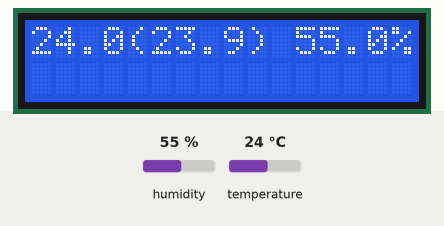
Bench run of a sketch on a simulated Arduino Uno, built with avr-gcc and run on an emulated ATmega328P. Shown: 16×2 character LCD. The test bench sets the inputs (shaded band); at power-on: humidity 55 %, temperature 24 °C. What the sketch prints to the serial monitor is not drawn.

Above: at 2.7 s.
2.8 s: humidity set to 22 %
At 5.2 s:
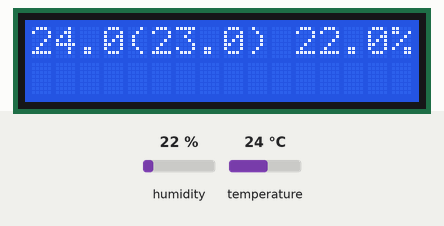
5.8 s: temperature set to 12 °C
At 7.4 s:
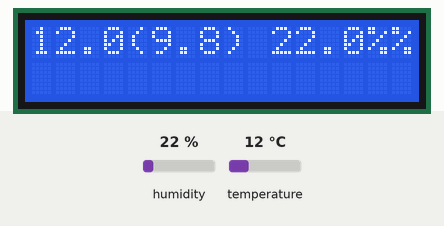
8.8 s: humidity set to 40 %
At 11.5 s:
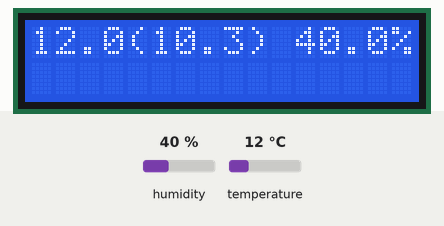
11.8 s: temperature set to 19 °C
At 12.7 s:
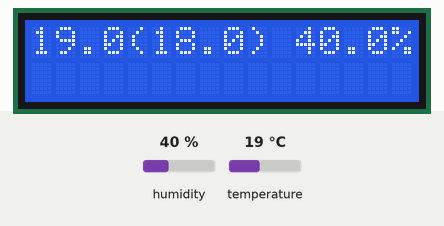
Timing chart, 0 to 14.8 s (numbered marks = the images above; inputs shaded):
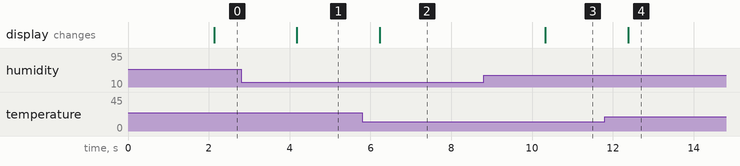

Measured:
- after the input at 2.8 s, the display: changes after 1.4 s (image 1)
- after the input at 5.8 s, the display: changes after 0.43 s (image 2)
- after the input at 8.8 s, the display: changes after 1.5 s (image 3)
- after the input at 11.8 s, the display: changes after 0.58 s (image 4)

The sketch:

DHT11LCD.ino
```cpp
#include "DHT.h"
#include <Wire.h>
#include <LiquidCrystal_I2C.h>  // 液晶 LCD I2C 版
#define DHTPIN 4     // Digital pin connected to the DHT sensor

LiquidCrystal_I2C lcd(0x27, 16, 2); // 0x27或0x3F 這是 LCD 在I2C中的地址, 16,2 表示 LCD 的螢幕大小

#define DHTTYPE DHT11   // DHT 11

DHT dht(DHTPIN, DHTTYPE);

void setup() {
  Serial.begin(9600);
  dht.begin();
  lcd.init();
  lcd.backlight();
  lcd.clear();
  lcd.setCursor(0, 0);
  lcd.print("Hello, DHT!");
}

void loop() {
  delay(2000);
  // Sensor readings may also be up to 2 seconds 'old' (its a very slow sensor)
  float h = dht.readHumidity();
  // Read temperature as Celsius (the default)
  float t = dht.readTemperature();
  // Read temperature as Fahrenheit (isFahrenheit = true)
  float f = dht.readTemperature(true);

  // Check if any reads failed and exit early (to try again).
  if (isnan(h) || isnan(t) || isnan(f)) {
    Serial.println(F("Failed to read from DHT sensor!"));
    return;
  }

  // Compute heat index in Fahrenheit (the default)
  float hif = dht.computeHeatIndex(f, h);
  // Compute heat index in Celsius (isFahreheit = false)
  float hic = dht.computeHeatIndex(t, h, false);

  Serial.print(F("Humidity: "));
  Serial.print(h, 1);
  Serial.print(F("%  Temperature: "));
  Serial.print(t, 1);
  Serial.print(F("°C "));
  Serial.print(f, 1);
  Serial.print(F("°F  Heat index: "));
  Serial.print(hic, 1);
  Serial.print(F("°C "));
  Serial.print(hif, 1);
  Serial.println(F("°F"));
  lcd.setCursor(0, 0);
  lcd.print(t, 1);
  lcd.print("(");
  lcd.print(hic, 1);
  lcd.print(") ");
  lcd.print(h, 1);
  lcd.print("%");
}
```
